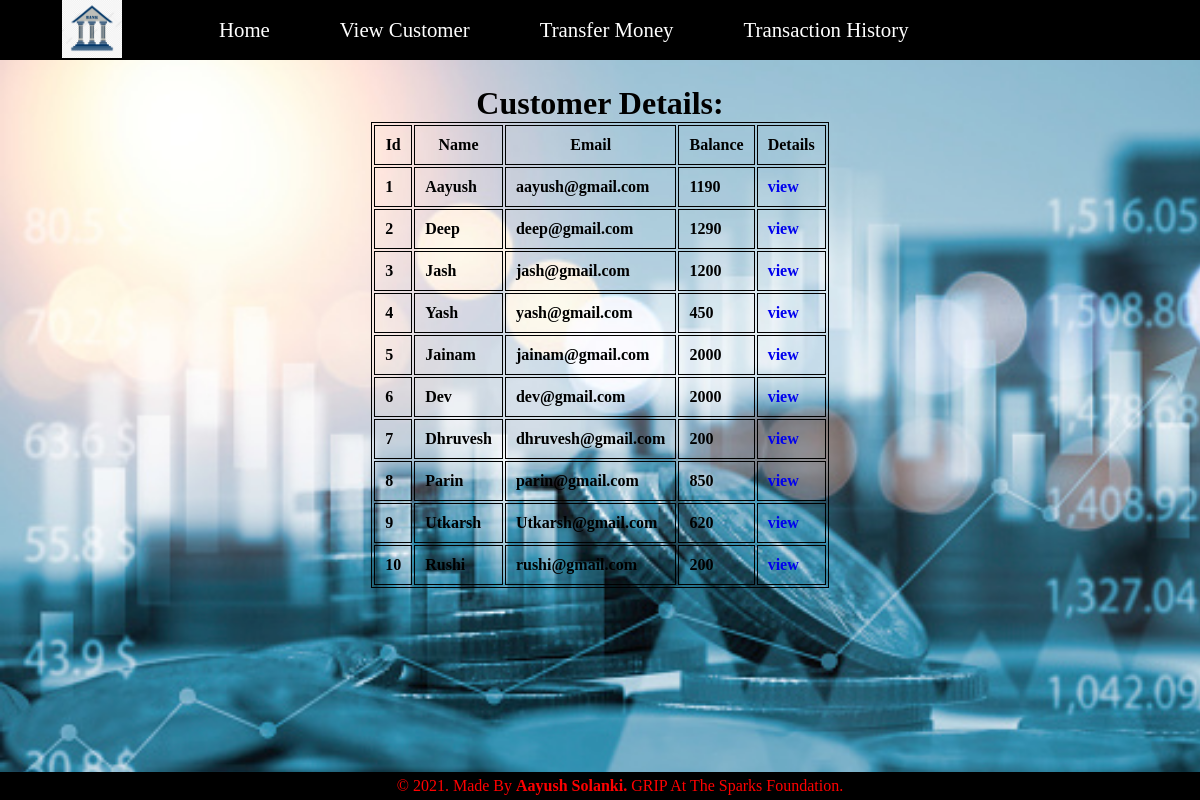
/customer.php, run on the app's committed database.
### tables this page shows
CREATE TABLE `users` (
  `Id` int(10) NOT NULL,
  `name` varchar(50) NOT NULL,
  `email` varchar(50) NOT NULL,
  `amount` double DEFAULT NULL
);

### customer.php (the view, shortened to what this page needs)
<?php
include "navbar.php";
include "connection.php";
$sql = "SELECT * FROM users";
$result = $conn->query($sql);
?>
<!DOCTYPE html>
<html lang="en">
<head>
    <link rel="stylesheet" href="style.css">
</head>
<body>
	<div id="viewcustomer">
            <h1 class="center">Customer Details:</h1>
            <table align="center" class="centertable">
                <thead>
                    <tr>
                        <th>Id</th>
                        <th>Name</th>
                        <th>Email</th>
                        <th>Balance</th>
                        <th>Details</th>
                    </tr>
                </thead>
                <tbody>
<?php
while($rows =mysqli_fetch_assoc($result)){
  $id = $rows["Id"];
?>
            <tr>
                <td><?php echo $rows["Id"] ?></td>
                <td><?php echo $rows["name"] ?></td>
                <td><?php echo $rows["email"] ?></td>
                <td><?php echo $rows["amount"] ?></td>
                <td><a href="view.php?id=<?php echo $id?>">view</a></td>
            </tr>
    <?php } ?>
                </tbody>
            </table>
        </div>
    </body>
</html>
<?php
include "footer.php";
?>

### navbar.php (shortened to what this page needs)
<!DOCTYPE html>
<html lang="en">
<head>
       <link rel="stylesheet" href="style.css">
</head>
<body>
    <div id="navbar">
        <div id="logo">
            <img src="./img/bank1.jpg" alt="logo.png" srcset="">
        </div>
        <ul>
            <li class="Item"><a href="home.php">Home</a></li>
            <li class="Item"><a href="customer.php">View Customer</a></li>
            <li class="Item"><a href="transfer.php">Transfer Money</a></li>
            <li class="Item"><a href="transaction_history.php">Transaction History</a></li>
        </ul>
    </div>
</body>
</html>

### footer.php (shortened to what this page needs)
<!DOCTYPE html>
<html lang="en">
<head>
    <link rel="stylesheet" href="style.css">
</head>
<body>
	<footer>
        <div class="center">
            <p>&copy 2021. Made By <b>Aayush Solanki.</b> GRIP At The Sparks Foundation.</p>
        </div>
    </footer>
</body>
</html>

### style.css (style rules this page uses)
* { margin:0px; padding:0px; }
#navbar { display: flex; align-items: center; background-color:black; height: 60px; position: sticky; top: 0px; }
#logo { margin: 10px 50px; }
#logo img { margin: 18px 12px; height: 60px; }
#navbar ul { display: flex; }
#navbar ul li { list-style:none; font-size:1.3rem; }
#navbar ul li a { text-decoration: none; color:white; display: block; padding: 5px 35px; border-radius: 10px; }
.center { text-align:center; }
.centertable { margin-left: auto; margin-right: auto; border: 1px solid black; }
td,th { border: 1px solid black; padding: 10px; }
#viewcustomer { padding: 25px 12px; font-weight: bold; }
footer { position: fixed; bottom: 0px; background: black; color: red; padding:5px 20px; width: 100%; }

### customer.php (style rules this page uses)
body { background-image: url('./img/bg2.jpg'); background-repeat: no-repeat; background-attachment: fixed; background-size: cover; }
a { text-decoration: none; }

### data on the page
users: Id "1", name "Aayush", email "aayush@gmail.com", amount "1190"
users: Id "2", name "Deep", email "deep@gmail.com", amount "1290"
users: Id "3", name "Jash", email "jash@gmail.com", amount "1200"
users: Id "4", name "Yash", email "yash@gmail.com", amount "450"
users: Id "5", name "Jainam", email "jainam@gmail.com", amount "2000"
users: Id "6", name "Dev", email "dev@gmail.com", amount "2000"
users: Id "7", name "Dhruvesh", email "dhruvesh@gmail.com", amount "200"
users: Id "8", name "Parin", email "parin@gmail.com", amount "850"
users: Id "9", name "Utkarsh", email "Utkarsh@gmail.com", amount "620"
users: Id "10", name "Rushi", email "rushi@gmail.com", amount "200"
